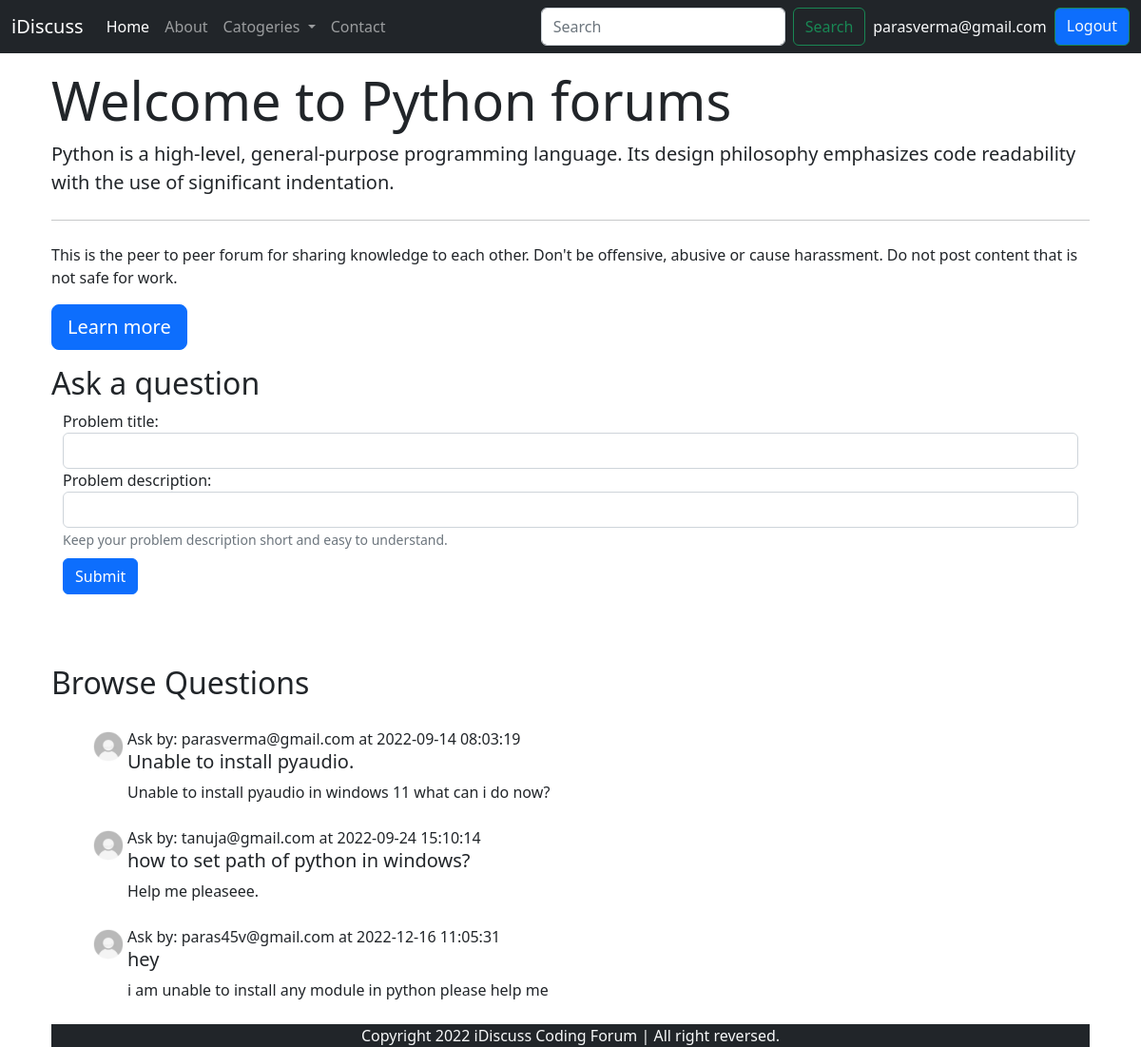
Page /threadlist.php?catid=9 (signed in) on the committed database.
### tables this page shows
CREATE TABLE `categories` (
  `category_id` int(8) NOT NULL,
  `category_name` varchar(255) NOT NULL,
  `category_description` varchar(255) NOT NULL,
  `created` datetime NOT NULL DEFAULT current_timestamp()
);

CREATE TABLE `threads` (
  `thread_id` int(7) NOT NULL,
  `thread_title` varchar(255) NOT NULL,
  `thread_desc` varchar(255) NOT NULL,
  `thread_cat_id` int(4) NOT NULL,
  `thread_user_id` int(4) NOT NULL,
  `timeStamp` datetime NOT NULL DEFAULT current_timestamp()
);

CREATE TABLE `users` (
  `sno` int(8) NOT NULL,
  `user_email` varchar(30) NOT NULL,
  `user_pass` varchar(255) NOT NULL,
  `timeStamp` datetime NOT NULL DEFAULT current_timestamp()
);

### threadlist.php (the view, shortened to what this page needs)
<?php
include 'partials/_dbconnect.php' ;
$id = $_GET['catid'];
$sql = "select * from `categories` where category_id=$id";
$result = mysqli_query($conn, $sql);
while($row = mysqli_fetch_assoc($result)){
    $cat = $row['category_name'];
    $desc = $row['category_description'];
}
echo '<!doctype html>
<html lang="en">
<head>
    <meta charset="utf-8">
    <meta name="viewport" content="width=device-width, initial-scale=1">
    <title>iDiscuss Forum</title>
    <link href="https://cdn.jsdelivr.net/npm/bootstrap@5.2.0/dist/css/bootstrap.min.css" rel="stylesheet">
</head>
    <style>
       .heightContainer{
          min-height: 33vh;
       }
    </style>
<body>';
    include "partials/_header.php";
    echo '<div class="container mx-auto my-3">
        <div class="jumbotron container">
            <h1 class="display-4">Welcome to ' . $cat . ' forums</h1>
            <p class="lead">' . $desc . '</p>
            <hr class="my-4">
            <p>This is the peer to peer forum for sharing knowledge to each other. Don\'t be offensive, abusive or cause harassment. Do not post content that is not safe for work. </p>
            <p class="lead">
                <a class="btn btn-primary btn-lg" href="#" role="button">Learn more</a>
            </p>
        </div>
    </div>';
    if(isset($_SESSION['loggedIn']) && $_SESSION['loggedIn'] == true){
        echo '<div class="container px-4">
        <h2>Ask a question</h2>
        <div class="container heightContainer"><form action="'.$_SERVER['REQUEST_URI'].'" method="post">
        <div class="form-group my-2">
          <label for="exampleInputEmail1">Problem title:</label>
          <input type="text" name="title" class="form-control" id="exampleInputEmail1" aria-describedby="emailHelp">
          <input type="hidden" name="sno" value="'.$_SESSION['sno'].'
        </div>
        <div class="form-group my-2">
          <label for="exampleInputPassword1">Problem description:</label>
          <input type="text" name="desc" class="form-control" id="exampleInputPassword1">
          <small id="emailHelp" class="form-text text-muted">Keep your problem description short and easy to understand.</small>
        </div>
        <button type="submit" class="btn btn-primary">Submit</button>
      </form></div>';
    }else{
        echo '<div class="container px-4">
        <h2>Ask a question</h2>
        <p>You are not logged in! Please login if you want to start a discussion.</p>';
    }
  echo '<h2 class="py-1">Browse Questions</h2>';
            $sql = "select * from threads where thread_cat_id=$id";
            $result = mysqli_query($conn, $sql);
            while($row = mysqli_fetch_assoc($result)){
                $threadid = $row['thread_id'];
                $thread_user_id = $row['thread_user_id'];
                $sql2 = "select * from users where sno = $thread_user_id";
                $result2 = mysqli_query($conn, $sql2);
                $row2 = mysqli_fetch_assoc($result2);
                echo '<div class="container px-4"><div class="media d-flex mx-3 my-4">
                <img class="mr-3" src="images/user.jpg" width="40px" height="40px" alt="Generic placeholder image">
                <div class="media-body">
                <p class="font-weight-bold my-0">Ask by: '. $row2['user_email'] .' at '. $row['timeStamp'] .'</p>
                <h5 class="mt-0"><a class="text-decoration-none text-dark" href="threads.php?thread_id='.$threadid.'">'.$row['thread_title'].'</a></h5>'.$row['thread_desc'].
                '</div>
                </div>
                </div>';
            }
    require "partials/_footer.php";
    echo '<script src="https://cdn.jsdelivr.net/npm/bootstrap@5.2.0/dist/js/bootstrap.bundle.min.js"></script>
</body>
</html>';
?>

### threadlist.php (style rules this page uses)
.heightContainer { min-height: 33vh; }

### rows in the picture
categories: category_name "Python", category_description "Python is a high-level, general-purpose programming language. Its design philosophy emphasizes code readability with the use of significant indentation."
threads: users.user_email "parasverma@gmail.com", timeStamp "2022-09-14 08:03:19", thread_title "Unable to install pyaudio.", thread_desc "Unable to install pyaudio in windows 11 what can i do now?"
threads: users.user_email "tanuja@gmail.com", timeStamp "2022-09-24 15:10:14", thread_title "how to set path of python in windows?", thread_desc "Help me pleaseee."
threads: users.user_email "paras45v@gmail.com", timeStamp "2022-12-16 11:05:31", thread_title "hey", thread_desc "i am unable to install any module in python please help me"

### other values in the picture
$_SESSION['userName'] "parasverma@gmail.com"
